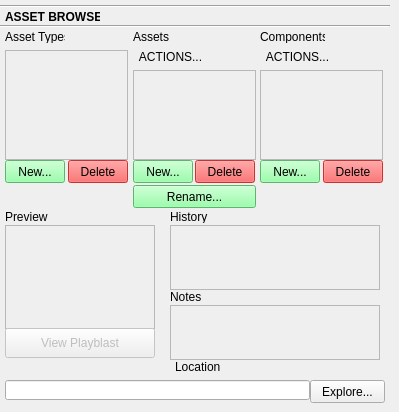
    <widget class="QWidget" name="assetBrowserTab">
     <attribute name="title">
      <string>Asset Browser</string>
     </attribute>
     <widget class="Line" name="assetBrowserTopLine">
      <property name="geometry">
       <rect>
        <x>0</x>
        <y>5</y>
        <width>390</width>
        <height>3</height>
       </rect>
      </property>
      <property name="frameShadow">
       <enum>QFrame::Sunken</enum>
      </property>
      <property name="lineWidth">
       <number>1</number>
      </property>
      <property name="midLineWidth">
       <number>0</number>
      </property>
      <property name="orientation">
       <enum>Qt::Horizontal</enum>
      </property>
     </widget>
     <widget class="QLabel" name="assetBrowserLabel">
      <property name="geometry">
       <rect>
        <x>5</x>
        <y>10</y>
        <width>95</width>
        <height>13</height>
       </rect>
      </property>
      <property name="font">
       <font>
        <weight>75</weight>
        <bold>true</bold>
       </font>
      </property>
      <property name="text">
       <string>ASSET BROWSER</string>
      </property>
     </widget>
     <widget class="Line" name="assetBrowserUnderLine">
      <property name="geometry">
       <rect>
        <x>0</x>
        <y>25</y>
        <width>390</width>
        <height>3</height>
       </rect>
      </property>
      <property name="orientation">
       <enum>Qt::Horizontal</enum>
      </property>
     </widget>
     <widget class="QLabel" name="assetTypesLabel">
      <property name="geometry">
       <rect>
        <x>5</x>
        <y>30</y>
        <width>60</width>
        <height>13</height>
       </rect>
      </property>
      <property name="text">
       <string>Asset Types</string>
      </property>
     </widget>
     <widget class="QLabel" name="assetBrowser_assetsLabel">
      <property name="geometry">
       <rect>
        <x>133</x>
        <y>30</y>
        <width>46</width>
        <height>13</height>
       </rect>
      </property>
      <property name="text">
       <string>Assets</string>
      </property>
     </widget>
     <widget class="QLabel" name="assetBrowser_componentsLabel">
      <property name="geometry">
       <rect>
        <x>260</x>
        <y>30</y>
        <width>65</width>
        <height>13</height>
       </rect>
      </property>
      <property name="text">
       <string>Components</string>
      </property>
     </widget>
     <widget class="QScrollArea" name="assetBrowser_assetTypesScrollList">
      <property name="geometry">
       <rect>
        <x>5</x>
        <y>50</y>
        <width>123</width>
        <height>110</height>
       </rect>
      </property>
      <property name="widgetResizable">
       <bool>true</bool>
      </property>
      <widget class="QWidget" name="scrollAreaWidgetContents_3">
       <property name="geometry">
        <rect>
         <x>0</x>
         <y>0</y>
         <width>119</width>
         <height>106</height>
        </rect>
       </property>
      </widget>
     </widget>
     <widget class="QScrollArea" name="assetBrowser_componentsScrollList">
      <property name="geometry">
       <rect>
        <x>260</x>
        <y>70</y>
        <width>123</width>
        <height>90</height>
       </rect>
      </property>
      <property name="widgetResizable">
       <bool>true</bool>
      </property>
      <widget class="QWidget" name="scrollAreaWidgetContents_4">
       <property name="geometry">
        <rect>
         <x>0</x>
         <y>0</y>
         <width>119</width>
         <height>86</height>
        </rect>
       </property>
      </widget>
     </widget>
     <widget class="QScrollArea" name="assetBrowser_assetScrollList">
      <property name="geometry">
       <rect>
        <x>133</x>
        <y>70</y>
        <width>123</width>
        <height>90</height>
       </rect>
      </property>
      <property name="widgetResizable">
       <bool>true</bool>
      </property>
      <widget class="QWidget" name="scrollAreaWidgetContents_5">
       <property name="geometry">
        <rect>
         <x>0</x>
         <y>0</y>
         <width>119</width>
         <height>86</height>
        </rect>
       </property>
      </widget>
     </widget>
     <widget class="QPushButton" name="assetBrowser_assetsActionsBtn">
      <property name="geometry">
       <rect>
        <x>133</x>
        <y>45</y>
        <width>75</width>
        <height>23</height>
       </rect>
      </property>
      <property name="text">
       <string>ACTIONS...</string>
      </property>
      <property name="flat">
       <bool>true</bool>
      </property>
     </widget>
     <widget class="QPushButton" name="assetBrowser_componentsActionsBtn">
      <property name="geometry">
       <rect>
        <x>260</x>
        <y>45</y>
        <width>75</width>
        <height>23</height>
       </rect>
      </property>
      <property name="text">
       <string>ACTIONS...</string>
      </property>
      <property name="flat">
       <bool>true</bool>
      </property>
     </widget>
     <widget class="QPushButton" name="assetBrowser_assetTypesNewBtn">
      <property name="geometry">
       <rect>
        <x>5</x>
        <y>160</y>
        <width>60</width>
        <height>23</height>
       </rect>
      </property>
      <property name="styleSheet">
       <string notr="true">color: rgb(0, 0, 0);
background-color: rgb(126, 255, 148);</string>
      </property>
      <property name="text">
       <string>New...</string>
      </property>
     </widget>
     <widget class="QPushButton" name="assetBrowser_assetTypesDelBtn">
      <property name="enabled">
       <bool>false</bool>
      </property>
      <property name="geometry">
       <rect>
        <x>68</x>
        <y>160</y>
        <width>60</width>
        <height>23</height>
       </rect>
      </property>
      <property name="font">
       <font>
        <weight>50</weight>
        <bold>false</bold>
       </font>
      </property>
      <property name="styleSheet">
       <string notr="true">color: rgb(0, 0, 0);
background-color: rgb(255, 56, 56);</string>
      </property>
      <property name="text">
       <string>Delete</string>
      </property>
     </widget>
     <widget class="QPushButton" name="assetBrowser_assetsDelBtn">
      <property name="enabled">
       <bool>false</bool>
      </property>
      <property name="geometry">
       <rect>
        <x>195</x>
        <y>160</y>
        <width>60</width>
        <height>23</height>
       </rect>
      </property>
      <property name="font">
       <font>
        <weight>50</weight>
        <bold>false</bold>
       </font>
      </property>
      <property name="styleSheet">
       <string notr="true">color: rgb(0, 0, 0);
background-color: rgb(255, 56, 56);</string>
      </property>
      <property name="text">
       <string>Delete</string>
      </property>
     </widget>
     <widget class="QPushButton" name="assetBrowser_assetsNewBtn">
      <property name="geometry">
       <rect>
        <x>133</x>
        <y>160</y>
        <width>60</width>
        <height>23</height>
       </rect>
      </property>
      <property name="styleSheet">
       <string notr="true">color: rgb(0, 0, 0);
background-color: rgb(126, 255, 148);</string>
      </property>
      <property name="text">
       <string>New...</string>
      </property>
     </widget>
     <widget class="QPushButton" name="assetBrowser_componentsDelBtn">
      <property name="enabled">
       <bool>false</bool>
      </property>
      <property name="geometry">
       <rect>
        <x>323</x>
        <y>160</y>
        <width>60</width>
        <height>23</height>
       </rect>
      </property>
      <property name="font">
       <font>
        <weight>50</weight>
        <bold>false</bold>
       </font>
      </property>
      <property name="styleSheet">
       <string notr="true">color: rgb(0, 0, 0);
background-color: rgb(255, 56, 56);</string>
      </property>
      <property name="text">
       <string>Delete</string>
      </property>
     </widget>
     <widget class="QPushButton" name="assetBrowser_componentsNewBtn">
      <property name="geometry">
       <rect>
        <x>260</x>
        <y>160</y>
        <width>60</width>
        <height>23</height>
       </rect>
      </property>
      <property name="styleSheet">
       <string notr="true">color: rgb(0, 0, 0);
background-color: rgb(126, 255, 148);</string>
      </property>
      <property name="text">
       <string>New...</string>
      </property>
     </widget>
     <widget class="QPushButton" name="assetBrowser_assetsRenameBtn">
      <property name="geometry">
       <rect>
        <x>133</x>
        <y>185</y>
        <width>123</width>
        <height>23</height>
       </rect>
      </property>
      <property name="styleSheet">
       <string notr="true">color: rgb(0, 0, 0);
background-color: rgb(126, 255, 148);</string>
      </property>
      <property name="text">
       <string>Rename...</string>
      </property>
     </widget>
     <widget class="QScrollArea" name="assetBrowser_historyScrollList">
      <property name="geometry">
       <rect>
        <x>170</x>
        <y>225</y>
        <width>210</width>
        <height>65</height>
       </rect>
      </property>
      <property name="widgetResizable">
       <bool>true</bool>
      </property>
      <widget class="QWidget" name="scrollAreaWidgetContents_12">
       <property name="geometry">
        <rect>
         <x>0</x>
         <y>0</y>
         <width>206</width>
         <height>61</height>
        </rect>
       </property>
      </widget>
     </widget>
     <widget class="QLineEdit" name="assetBrowser_locationPathTxtBox">
      <property name="geometry">
       <rect>
        <x>5</x>
        <y>380</y>
        <width>305</width>
        <height>20</height>
       </rect>
      </property>
     </widget>
     <widget class="QPushButton" name="assetBrowser_exploreBtn">
      <property name="geometry">
       <rect>
        <x>310</x>
        <y>380</y>
        <width>75</width>
        <height>23</height>
       </rect>
      </property>
      <property name="text">
       <string>Explore...</string>
      </property>
     </widget>
     <widget class="QFrame" name="assetBrowser_previewFrame">
      <property name="geometry">
       <rect>
        <x>5</x>
        <y>225</y>
        <width>150</width>
        <height>104</height>
       </rect>
      </property>
      <property name="frameShape">
       <enum>QFrame::StyledPanel</enum>
      </property>
      <property name="frameShadow">
       <enum>QFrame::Raised</enum>
      </property>
     </widget>
     <widget class="QPushButton" name="assetBrowser_viewPBBtn">
      <property name="enabled">
       <bool>false</bool>
      </property>
      <property name="geometry">
       <rect>
        <x>5</x>
        <y>328</y>
        <width>150</width>
        <height>30</height>
       </rect>
      </property>
      <property name="text">
       <string>View Playblast</string>
      </property>
     </widget>
     <widget class="QLabel" name="assetBrowser_locationLabel">
      <property name="geometry">
       <rect>
        <x>175</x>
        <y>360</y>
        <width>46</width>
        <height>13</height>
       </rect>
      </property>
      <property name="text">
       <string>Location</string>
      </property>
     </widget>
     <widget class="QScrollArea" name="assetBrowser_notesScrollList">
      <property name="geometry">
       <rect>
        <x>170</x>
        <y>305</y>
        <width>210</width>
        <height>55</height>
       </rect>
      </property>
      <property name="widgetResizable">
       <bool>true</bool>
      </property>
      <widget class="QWidget" name="scrollAreaWidgetContents_13">
       <property name="geometry">
        <rect>
         <x>0</x>
         <y>0</y>
         <width>206</width>
         <height>51</height>
        </rect>
       </property>
      </widget>
     </widget>
     <widget class="QLabel" name="assetBrowser_notesLabel">
      <property name="geometry">
       <rect>
        <x>170</x>
        <y>290</y>
        <width>46</width>
        <height>13</height>
       </rect>
      </property>
      <property name="text">
       <string>Notes</string>
      </property>
     </widget>
     <widget class="QLabel" name="assetBrowser_historyLabel">
      <property name="geometry">
       <rect>
        <x>170</x>
        <y>210</y>
        <width>46</width>
        <height>13</height>
       </rect>
      </property>
      <property name="text">
       <string>History</string>
      </property>
     </widget>
     <widget class="QLabel" name="assetBrowser_previewLabel">
      <property name="geometry">
       <rect>
        <x>5</x>
        <y>210</y>
        <width>46</width>
        <height>13</height>
       </rect>
      </property>
      <property name="text">
       <string>Preview</string>
      </property>
     </widget>
    </widget>
